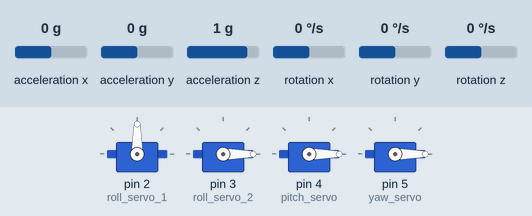
Bench run of a sketch on a simulated Arduino Uno, built with avr-gcc and run on an emulated ATmega328P. Shown: 4 × servo. Inputs (shaded band) come from the test bench; at power-on: acceleration y 0 g, rotation y 0 °/s, rotation z 0 °/s, acceleration z 1 g, acceleration x 0 g, rotation x 0 °/s. What the sketch prints to the serial monitor is not drawn.

Above: at 1.2 s.
1.3 s: acceleration y set to -1.4 g
At 3.5 s:
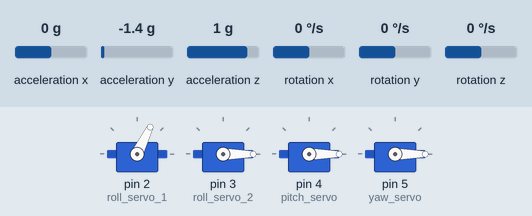
4.3 s: rotation y set to 192 °/s
At 6.0 s:
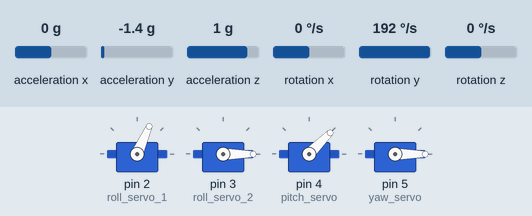
7.3 s: rotation z set to 192 °/s
At 9.3 s:
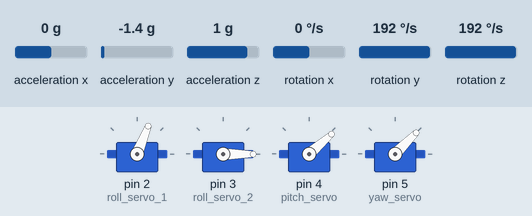
10.3 s: acceleration z set to 0 g
At 12.4 s:
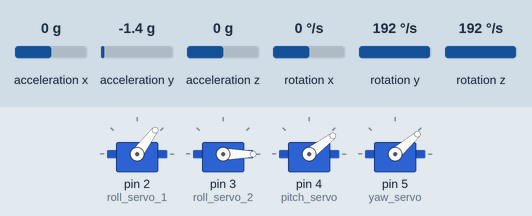
13.3 s: acceleration x set to -1.4 g
16.3 s: acceleration x set to 0 g
Timing chart, 0 to 35.4 s (numbered marks = the images above; inputs shaded):
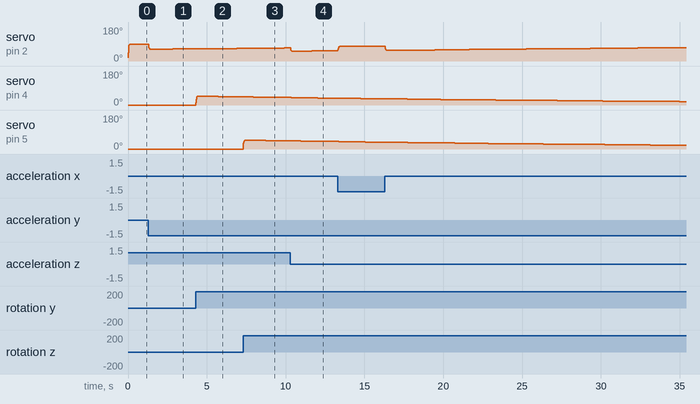

Measured:
- after the input at 4.3 s, servo on pin 4 (pitch_servo): rises from 0° to 47° in 0.12 s, then falls to 43° in 2.8 s
- after the input at 7.3 s, servo on pin 5 (yaw_servo): rises from 0° to 47° in 0.12 s, then falls to 43° in 2.8 s

The sketch:

mpu_6050_example.ino
```cpp
/*
author: Andres Sandoval
date: 7/29/2020

code to command uav using pilot control (transmitter + receiver) and feedback control
using an mpu6050. Requires IC2dev, MPU6050, Wire, and Servo libraries.
 */

#include <I2Cdev.h>
#include <MPU6050.h>
#include <Wire.h>
#include <Servo.h>

const float sas_on = 1;  // augmentation on [1 or 0]

// FCS gains
const float k_p = 0.5;  // [deg servo/deg]
const float k_q = 0.25;  // [deg servo/deg]
const float k_r = 0.25;  // [deg servo/deg]

// filter properties
const float hp_frequency_roll = 0.05;  // [rad/s]
const float lp_frequency_roll = 60;  // [rad/s]
const float hp_frequency_pitch = 0.05;  // [rad/s]
const float lp_frequency_pitch = 60;  // [rad/s]
const float hp_frequency_yaw = 0.05;  // [rad/s]
const float lp_frequency_yaw = 60;  // [rad/s]
float roll_limits[] = {0, 180};  // [deg]
float pitch_limits[] = {0, 180};  // [deg]
float yaw_limits[] = {0, 180};  // [deg]

// sensor offsets
const float accel_x = -1329;
const float accel_y = 2498;
const float accel_z = 2094;
const float accel_correction = 16384;
const float gyro_correction = 131;
const float transmitter_min = 978;
const float transmitter_range = 1027;

Servo roll_servo_1;
Servo roll_servo_2;
Servo pitch_servo;
Servo yaw_servo;

// initialize variables
float alpha_hp_roll, alpha_lp_roll;
float alpha_hp_pitch, alpha_lp_pitch;
float alpha_hp_yaw, alpha_lp_yaw;

float t0, dt;

float d_a, d_a_l, d_a_r, a_x;
float d_e, a_y, theta;
float d_r, a_z;
float d_f;

double phi[] = {0, 0};
double p[] = {0, 0};
double phi_filtered[] = {0, 0};
double q[] = {0, 0};
double q_filtered[] = {0, 0};
double r[] = {0, 0};
double r_filtered[] = {0, 0};
double dal_filtered[] = {0, 0};
double dar_filtered[] = {0, 0};
double de_filtered[] = {0, 0};
double dr_filtered[] = {0, 0};
const int n = 1;

MPU6050 accelgyro;

int16_t ax, ay, az;
int16_t gx, gy, gz;

#define OUTPUT_READABLE_ACCELGYRO

void setup() {
  Serial.begin(9600);

  // join I2C bus (I2Cdev library doesn't do this automatically)
#if I2CDEV_IMPLEMENTATION == I2CDEV_ARDUINO_WIRE
  Wire.begin();
#elif I2CDEV_IMPLEMENTATION == I2CDEV_BUILTIN_FASTWIRE
  Fastwire::setup(400, true);
#endif
  accelgyro.initialize();
  accelgyro.setXAccelOffset(accel_x);
  accelgyro.setYAccelOffset(accel_y);
  accelgyro.setZAccelOffset(accel_z);

  roll_servo_1.attach(2);
  roll_servo_2.attach(3);
  pitch_servo.attach(4);
  yaw_servo.attach(5);
}
void loop() {
  t0 = millis();

  // read raw accel/gyro measurements from device
  accelgyro.getMotion6(&ax, &ay, &az, &gx, &gy, &gz);

  // dynamics
  a_x = float(ax) / accel_correction;
  a_y = float(ay) / accel_correction;
  a_z = float(az) / accel_correction;
  p[1] = float(gx) / gyro_correction;
  q[1] = float(gy) / gyro_correction;
  r[1] = float(gz) / gyro_correction;
  phi[1] = (atan(a_y / sqrt(pow(a_x, 2) + pow(a_z, 2))) * 180 / PI);
  theta = (atan(-1 * a_x / sqrt(pow(a_x, 2) + pow(a_z, 2))) * 180 / PI);

  // data filters
  dt = (millis() - t0) / 1000;
  // roll high pass
  alpha_hp_roll = (1 / hp_frequency_roll) / ((1 / hp_frequency_roll) + dt);
  phi_filtered[n] = alpha_hp_roll * (phi_filtered[n - 1] + phi[n] - phi[n - 1]);
  phi[n - 1] = phi[n];
  phi_filtered[n - 1] = phi_filtered[n];

  // pitch high pass
  alpha_hp_pitch = (1 / hp_frequency_pitch) / ((1 / hp_frequency_pitch) + dt);
  q_filtered[n] = alpha_hp_pitch * (q_filtered[n - 1] + q[n] - q[n - 1]);
  q[n - 1] = q[n];
  q_filtered[n - 1] = q_filtered[n];

  // yaw high pass
  alpha_hp_yaw = (1 / hp_frequency_yaw) / ((1 / hp_frequency_yaw) + dt);
  r_filtered[n] = alpha_hp_yaw * (r_filtered[n - 1] + r[n] - r[n - 1]);
  r[n - 1] = r[n];
  r_filtered[n - 1] = r_filtered[n];

  // sum commands
  d_a_l = sas_on*(k_p * phi_filtered[n])+90;
  d_a_r = sas_on*(k_p * phi_filtered[n]); // anti-symmetric
  d_e = sas_on*(k_q * q_filtered[n]);
  d_r = sas_on*(k_r * r_filtered[n]);


  // command filters
  dt = (millis() - t0) / 1000;
  // roll low pass
  alpha_lp_roll = dt / ((1 / lp_frequency_roll) + dt);
  dal_filtered[n] = alpha_lp_roll * d_a_l + (1 - alpha_lp_roll) * dal_filtered[n-1];
  dal_filtered[n-1] = dal_filtered[n];
  dar_filtered[n] = alpha_lp_roll * d_a_r + (1 - alpha_lp_roll) * dar_filtered[n-1];
  dar_filtered[n-1] = dar_filtered[n];

  // pitch high pass
  alpha_lp_pitch = dt / ((1 / lp_frequency_pitch) + dt);
  de_filtered[n] = alpha_lp_pitch * d_e + (1 - alpha_lp_pitch) * de_filtered[n-1];
  de_filtered[n-1] = de_filtered[n];

  // yaw high pass
  alpha_lp_yaw = dt / ((1 / lp_frequency_yaw) + dt);
  dr_filtered[n] = alpha_lp_yaw * d_r + (1 - alpha_lp_yaw) * dr_filtered[n-1];
  dr_filtered[n-1] = dr_filtered[n];

  // limits
  if (dal_filtered[n]<roll_limits[0]) {dal_filtered[n]=roll_limits[0];}
  if (dar_filtered[n]<roll_limits[0]) {dar_filtered[n]=roll_limits[0];}
  if (de_filtered[n]<pitch_limits[0]) {de_filtered[n]=pitch_limits[0];}
  if (dr_filtered[n]<yaw_limits[0]) {dr_filtered[n]=yaw_limits[0];}
  if (dal_filtered[n]>roll_limits[1]) {dal_filtered[n]=roll_limits[1];}
  if (dar_filtered[n]>roll_limits[1]) {dar_filtered[n]=roll_limits[1];}
  if (de_filtered[n]>pitch_limits[1]) {de_filtered[n]=pitch_limits[1];}
  if (dr_filtered[n]>yaw_limits[1]) {dr_filtered[n]=yaw_limits[1];}

  // command servos
  Serial.println(dal_filtered[n]);
  roll_servo_1.write(dal_filtered[n]);
  roll_servo_2.write(dar_filtered[n]);
  pitch_servo.write(de_filtered[n]);
  yaw_servo.write(dr_filtered[n]);
}
```
